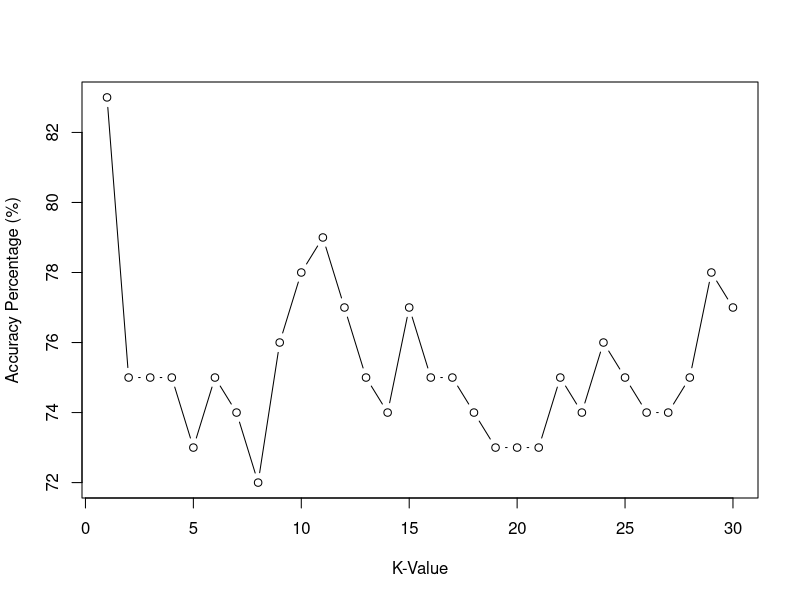

Write R code to recreate this figure.
library(palmerpenguins)
library(caTools)
library(class)
data(penguins)

# any(is.na(penguins))
# empty_rows <- penguins[rowSums(is.na(penguins)) > 0,]

penguins <- na.omit(penguins)
# bar_h <- c(
#    sum(penguins$species == "Adelie"),
#    sum(penguins$species == "Gentoo"),
#    sum(penguins$species == "Chinstrap")
# )
# bar_w <- c("Adélie", "Gentoo", "Chinstrap")
# png(file = "species_chart.png")
# barplot(bar_h, names.arg = bar_w, xlab = "Species", ylab = "Count", col = "lightblue", main="Bar plot of the distribution of penguin species" )
# dev.off()


set.seed(140)
training_rows <- sample(1:nrow(penguins), replace = F, size = nrow(penguins) * 0.7)

# Training set
train_penguins <- penguins[training_rows, -c(2, 8)]
train_penguins$species <- as.numeric(train_penguins$species)
train_penguins$sex <- as.numeric(train_penguins$sex)
train_label <- train_penguins$species

# Testing set
test_penguins <- penguins[-training_rows, -c(2, 8)]
test_penguins$species <- as.numeric(test_penguins$species)
test_penguins$sex <- as.numeric(test_penguins$sex)
test_label <- test_penguins$species

knn.15 <- knn(train = train_penguins, test = test_penguins, cl = train_label, k = 15)
knn.10 <- knn(train = train_penguins, test = test_penguins, cl = train_label, k = 10)
knn.1 <- knn(train = train_penguins, test = test_penguins, cl = train_label, k = 1)

i <- 1
k.optm <- 1

for (i in 1:30) {
  knn.mod <- knn(train = train_penguins, test = test_penguins, cl = train_label, k = i)
  k.optm[i] <- 100 * sum(test_label == knn.mod) / NROW(test_label)
  k <- i
  cat(k, "=", k.optm[i], "")
}

plot(k.optm, type = "b", xlab = "K-Value", ylab = "Accuracy Percentage (%)")
